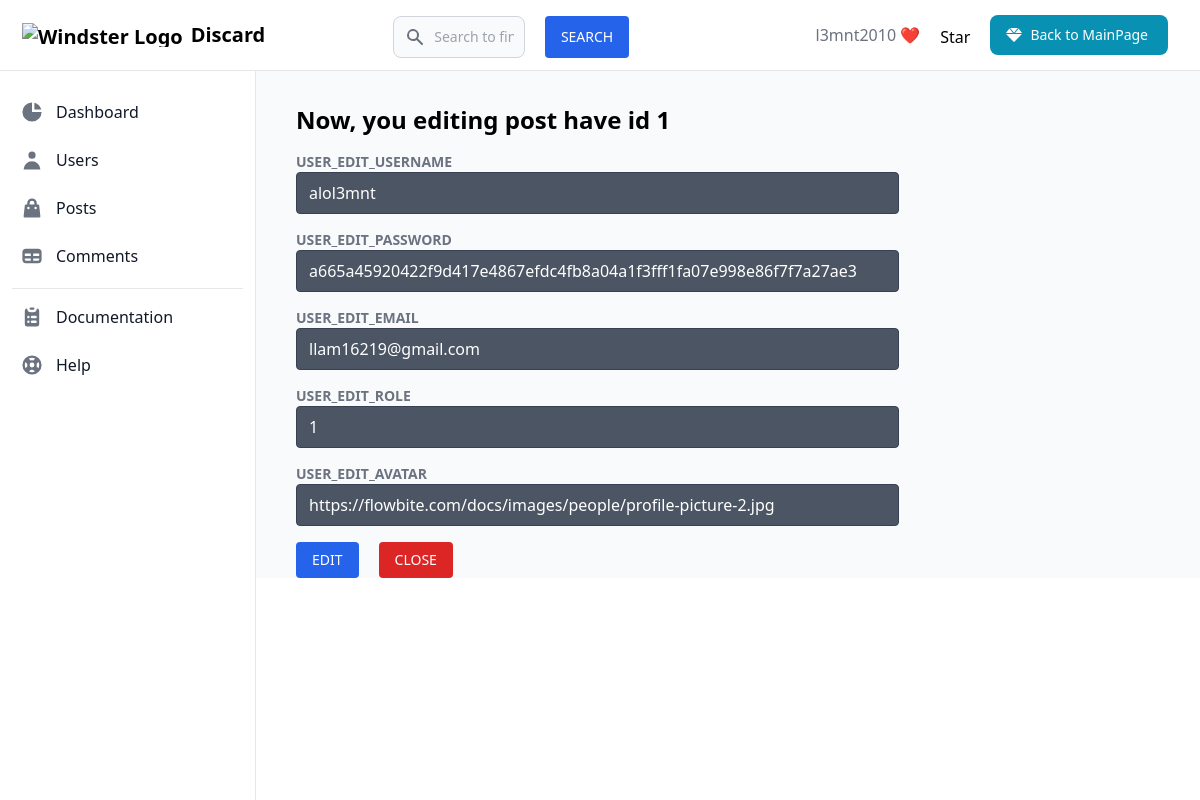
The app's page /app/admin/edit_user.php?edit_user_id_ad=1 (signed in) with its own data.
### tables this page shows
CREATE TABLE `users` (
  `id` int NOT NULL,
  `role` tinyint NOT NULL,
  `username` varchar(255) NOT NULL,
  `email` varchar(255) NOT NULL,
  `password` varchar(255) NOT NULL,
  `avatar` varchar(1000) NOT NULL DEFAULT 'https://flowbite.com/docs/images/people/profile-picture-2.jpg',
  `create_at` timestamp NOT NULL DEFAULT CURRENT_TIMESTAMP
);

### app/config/db.php (called while the page is built, shortened)
<?php
require("connectdb.php");
function getUserById($id)
{
  global $conn;
  $stmt = $conn->prepare("SELECT * FROM users WHERE id = ?");
  $stmt->bind_param("i", $id);
  $stmt->execute();
  $result = $stmt->get_result();
  $user = $result->fetch_assoc();
  return $user;
}

### app/admin/edit_user.php (the view, shortened to what this page needs)
<?php
include_once "../../app/config/db.php";
?>
<?php
if (isset($_GET['edit_user_id_ad'])) {
  $user = getUserById(intval($_GET['edit_user_id_ad']));
}
?>
<!DOCTYPE html>
<html lang="en">
<head>
  <script src="https://cdn.tailwindcss.com"></script>
</head>
<body>
  <div>
    <?php include_once "../../app/includes/admin_layout/navbar.php"; ?>
    <div class="flex overflow-hidden bg-white pt-16">
      <?php include_once "../../app/includes/admin_layout/sidebar.php"; ?>
      <div id="main-content" class="h-full w-full bg-gray-50 relative overflow-y-auto lg:ml-64">
        <main class="ml-10 mt-10">
          <form method="POST" action="edit_user.php?edit_user_id_ad=<?php echo $_GET['edit_user_id_ad']; ?>" class="">
            <div class="">
              <div class="text-2xl  font-semibold mb-2">
                Now, you editing post have id <?php echo $_GET['edit_user_id_ad']  ?>
              </div>
            </div>
            <div class="mt-4 w-4/6 space-y-4">
              <div class="text-left">
                <label for="user_edit_username" class="block text-gray-500 text-sm font-semibold uppercase">user_edit_username<span class="text-red-500"></span></label>
                <input type="text" value="<?php echo $user['username']; ?>" required="true" name="user_edit_username" id="user_edit_username" class="block w-full py-2 px-3 border text-white border-gray-700 bg-gray-600 rounded focus:border-blue-500 focus:outline-none transition duration-200" />
              </div>
              <div class="mt-4 text-left">
                <label for="user_edit_password" class="block text-gray-500 text-sm font-semibold uppercase">user_edit_password<span class="text-red-500"></span></label>
                <input type="text" value="<?php echo $user['password']; ?>" required="true" name="user_edit_password" id="user_edit_password" class="block w-full py-2 px-3 border text-white border-gray-700 bg-gray-600 rounded focus:border-blue-500 focus:outline-none transition duration-200" />
              </div>
              <div class="mt-4 space-y-4">
                <div class="text-left">
                  <label for="user_edit_email" class="block text-gray-500 text-sm font-semibold uppercase">user_edit_email<span class="text-red-500"></span></label>
                  <input type="email" value="<?php echo $user['email']; ?>" required="true" name="user_edit_email" id="user_edit_email" class="block w-full py-2 px-3 border text-white border-gray-700 bg-gray-600 rounded focus:border-blue-500 focus:outline-none transition duration-200" />
                </div>
                <div class="mt-4  space-y-4">
                  <div class="text-left">
                    <label for="user_edit_role" class="block text-gray-500 text-sm font-semibold uppercase">user_edit_role<span class="text-red-500"></span></label>
                    <input value="<?php echo $user['role']; ?>" type="number" required="true" name="user_edit_role" id="user_edit_role" class="block w-full py-2 px-3 border text-white border-gray-700 bg-gray-600 rounded focus:border-blue-500 focus:outline-none transition duration-200" />
                  </div>
                  <div class="mt-4 space-y-4">
                    <div class="text-left">
                      <label for="user_edit_avatar" class="block text-gray-500 text-sm font-semibold uppercase">user_edit_avatar<span class="text-red-500"></span></label>
                      <input type="text" value="<?php echo $user['avatar']; ?>" required="true" name="user_edit_avatar" id="user_edit_avatar" class="block w-full py-2 px-3 border text-white border-gray-700 bg-gray-600 rounded focus:border-blue-500 focus:outline-none transition duration-200" />
                    </div>
                  </div>
                  <div class="mt-4 flex">
                    <input type="submit" name="edit_user_ad_btn" class="btn bg-blue-600 hover:bg-blue-700 text-white text-sm font-medium uppercase py-2 px-4 rounded transition duration-200 mr-5" value="Edit" />
                    <a class="btn bg-red-600 hover:bg-red-700 text-white text-sm font-medium uppercase py-2 px-4 rounded transition duration-200" href="manage_user.php">Close</a>
                  </div>
          </form>
        </main>
      </div>
    </div>
</body>
</html>

### records on screen
users: user_edit_username "alol3mnt", user_edit_password "a665a45920422f9d417e4867efdc4fb8a04a1f3fff1fa07e998e86f7f7a27ae3", user_edit_email "llam16219@gmail.com", user_edit_role "1", user_edit_avatar "https://flowbite.com/docs/images/people/profile-picture-2.jpg"

### other values on screen
$_GET['edit_user_id_ad'] "1"
